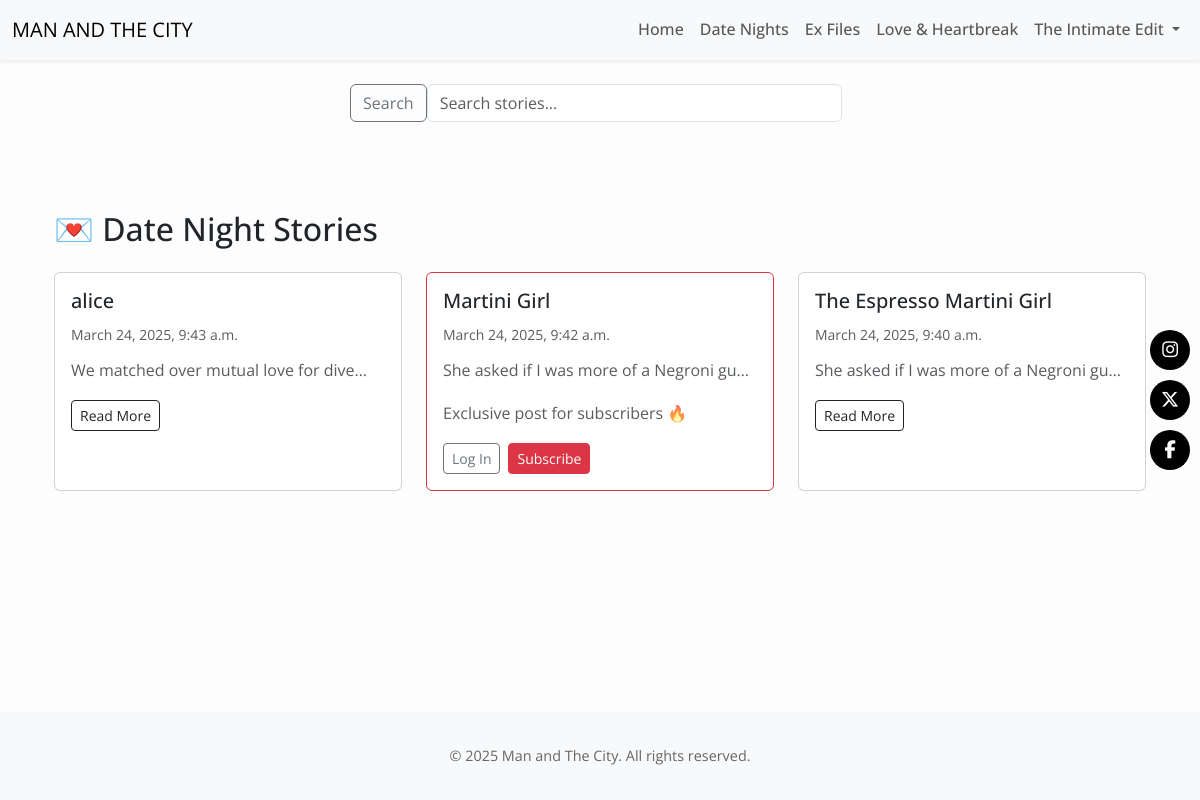
Page /date-nights/ on the committed database.
### posts/models.py (models this page shows, shortened)
class Post(models.Model):
    CATEGORY_CHOICES = [
        ('date', 'Date Night'),
        ('ex', 'Ex Files'),
        ('fun', 'Love & Laughs'),
        ('intimate', 'The Intimate Edit'),
    ]
    title = models.CharField(max_length=200)
    slug = models.SlugField(unique=True)
    date = models.DateTimeField(default=timezone.now)
    category = models.CharField(max_length=20, choices=CATEGORY_CHOICES)
    intro = models.TextField(blank=True)
    content = RichTextUploadingField()
    is_premium = models.BooleanField(default=False)
    image = models.ImageField(upload_to='post_images/', blank=True, null=True)
    chemistry_rating = models.IntegerField(default=0)
    banter_rating = models.IntegerField(default=0)
    looks_rating = models.IntegerField(default=0)
    vibe_rating = models.IntegerField(default=0)

### core/views.py (the view)
# urls.py: path('date-nights/', views.date_nights, name='date_nights'),
def date_nights(request):
    posts = Post.objects.filter(category='date').order_by('-date')
    return render(request, 'core/date_nights.html', {'posts': posts})

### core/templates/core/date_nights.html (shortened to what this page needs)
{% extends 'base.html' %}
{% block content %}
<div class="container my-5">
  <h2 class="mb-4">💌 Date Night Stories</h2>
  <div class="row">
    {% for post in posts %}
      <div class="col-md-4 mb-4">
        <div class="card h-100 {% if post.is_premium %}border-danger{% endif %}">
          <div class="card-body">
            <h5 class="card-title">{{ post.title }}</h5>
            <small class="text-muted">{{ post.date }}</small>
            <p class="card-text mt-2 text-muted" style="overflow: hidden; display: -webkit-box; -webkit-line-clamp: 1; -webkit-box-orient: vertical;">
              {{ post.intro }}
            </p>
            {% if post.is_premium %}
              <p class="text-muted mt-2">Exclusive post for subscribers 🔥</p>
              {% if user.is_authenticated %}
                <a href="{% url 'posts:post_detail' slug=post.slug %}" class="btn btn-danger btn-sm">Read More</a>
              {% else %}
                <div class="d-flex gap-2">
                  <a href="{% url 'account_login' %}" class="btn btn-sm btn-outline-secondary">Log In</a>
                  <a href="{% url 'posts:subscribe_tease' %}" class="btn btn-sm btn-danger">Subscribe</a>
                </div>
              {% endif %}
            {% else %}
              <a href="{% url 'posts:post_detail' slug=post.slug %}" class="btn btn-sm btn-outline-dark">Read More</a>
            {% endif %}
          </div>
        </div>
      </div>
    {% empty %}
      <p>No date night stories yet. Stay tuned!</p>
    {% endfor %}
  </div>
</div>
{% endblock %}

### static/css/styles.css (style rules this page uses)
body { font-family: 'Georgia', serif; background-color: #fdfdfd; }
body { font-family: 'Open Sans', sans-serif; font-size: 1rem; line-height: 1.7; color: #212529; }

### rows in the picture
Post: title "alice", date "March 24, 2025, 9:43 a.m.", intro "We matched over mutual love for…", is_premium "Read More"
Post: title "Martini Girl", date "March 24, 2025, 9:42 a.m.", intro "She asked if I was more of a Negroni…", is_premium "Exclusive post for subscribers 🔥"
Post: title "The Espresso Martini Girl", date "March 24, 2025, 9:40 a.m.", intro "She asked if I was more of a Negroni…", is_premium "Read More"
